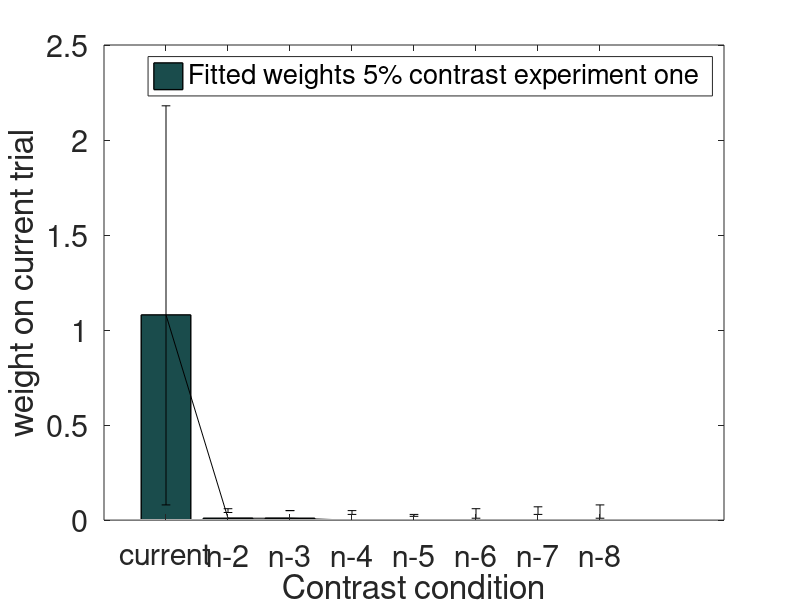

Write MATLAB code to recreate this figure. (Note: this script raises an error after producing the figure.)
x=[1; 2; 3; 4; 5; 6; 7; 8];
N_backs = [1.08; 0.01; 0.01; 0.00; 0.00; 0.00; 0.00; 0.00];
%error = [0.90; 0.09; 0.11; 0.07; 0.12; 0.05; 0.11; 0.09 ];
interval_lower= [1.00; -0.05; -0.04; -0.05; -0.03; -0.06; -0.07; -0.08];
interval_upper=[1.10; 0.03; 0.04; 0.03; 0.02; 0.01; 0.03; 0.01];
bar(N_backs,'FaceColor',[0.1,0.3,0.3],'EdgeColor',[0 .01 .01],'LineWidth',1);
%set('BarWidth',0.6); 
ylabel('weight on current trial');
xlabel('Contrast condition'); 
Labels = {'current',  'n-2', 'n-3', 'n-4', 'n-5', 'n-6','n-7', 'n-8'};
set(gca, 'XTick', 1:8, 'XTickLabel', Labels, 'fontsize', 22);
legend ('Fitted weights 5% contrast experiment one');
hold on
numgroups=size(N_backs,1);
numbars=size(N_backs,2);
groupwidth=min(0.2, numbars/(numbars+1.1));
errorbar(x, N_backs, interval_lower, interval_upper, 'k','linestyle', 'none','linewidth', 2);